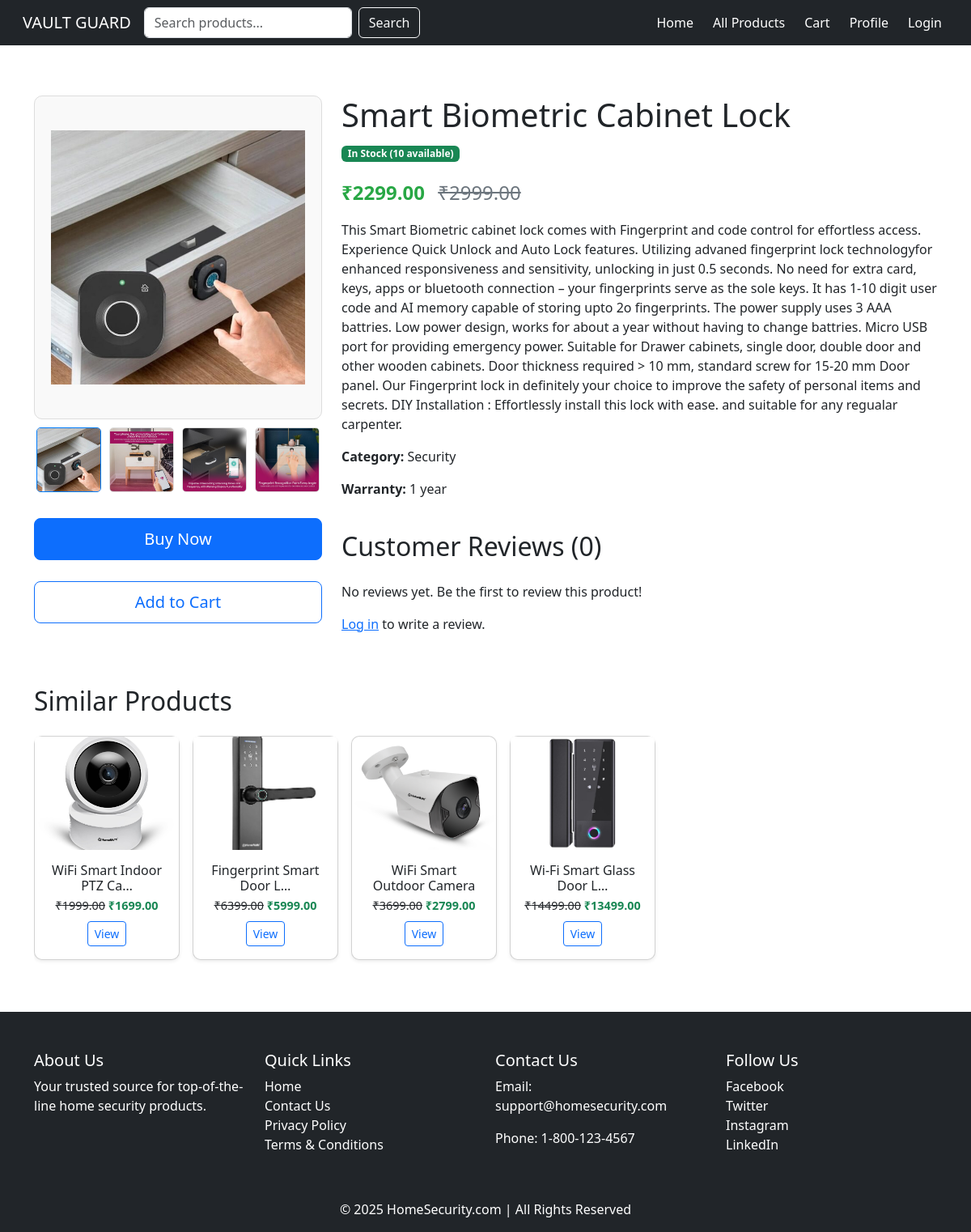
The page /product/31/ on the database its author committed.
### app/models.py (models this page shows, shortened)
class Product(models.Model):
    CATEGORY_CHOICES = [
        ('Lighting', 'Lighting'),
        ('Actuators', 'Actuators'),
        ('Touch Switches', 'Touch Switches'),
        ('Security', 'Security'),
    ]
    name = models.CharField(max_length=255)
    price = models.FloatField()
    offerprice = models.FloatField(blank=True, null=True)
    description = models.TextField()
    category = models.CharField(max_length=50, choices=CATEGORY_CHOICES)
    warranty = models.CharField(max_length=100, blank=True, null=True)
    stock = models.IntegerField()
    image = models.ImageField(upload_to='products/')
    additional_image1 = models.ImageField(upload_to='products/', blank=True, null=True)
    additional_image2 = models.ImageField(upload_to='products/', blank=True, null=True)
    additional_image3 = models.ImageField(upload_to='products/', blank=True, null=True)
    rating = models.FloatField(default=0)
    vector_data = models.TextField(blank=True, null=True)

### app/views.py (the view, shortened to what this page needs)
# urls.py: path('product/<int:id>/', views.product, name='product'),
def product(request, id):
    product = get_object_or_404(Product, id=id)
    cart_item_ids = []
    product_reviews = product.reviews_set.all()  # Fetch reviews using reviews_set
    print(f"Reviews for product {product.id}: {product_reviews.count()}")  # Debug
    additional_images = [
        img for img in [product.image, product.additional_image1, product.additional_image2, product.additional_image3] if img
    ]
    similar_products = Product.objects.filter(category=product.category).exclude(id=product.id)
    return render(request, 'product.html', {
        'product': product,
        'cart_item_ids': cart_item_ids,
        'additional_images': additional_images,
        'similar_products': similar_products,
        'reviews': product_reviews,  # Pass reviews as product_reviews
    })

### templates/product.html (shortened to what this page needs)
{% load static %}
<!DOCTYPE html>
<html lang="en">
<head>
    <link rel="stylesheet" href="{% static 'css/product.css' %}">
    <link href="https://cdn.jsdelivr.net/npm/bootstrap@5.3.0/dist/css/bootstrap.min.css" rel="stylesheet">
    <link rel="stylesheet" href="https://cdnjs.cloudflare.com/ajax/libs/font-awesome/6.4.0/css/all.min.css">
</head>
<body>
    <header class="navbar navbar-expand-lg navbar-dark bg-dark px-3 fixed-top">
        <div class="container-fluid">
            <a class="navbar-brand" href="{% url 'index' %}">VAULT GUARD</a>
            <div class="collapse navbar-collapse justify-content-between" id="navbarNav">
                <form class="d-flex me-auto" method="GET" action="{% url 'search_results' %}">
                    <input class="form-control me-2" type="text" name="q" placeholder="Search products..." required>
                    <button class="btn btn-outline-light" type="submit">Search</button>
                </form>
                <ul class="navbar-nav ms-3 gap-2">
                    <li class="nav-item"><a class="nav-link text-white" href="{% url 'index' %}">Home</a></li>
                    <li class="nav-item"><a class="nav-link text-white" href="{% url 'product_list' %}">All Products</a>
                    </li>
                    <li class="nav-item"><a class="nav-link text-white" href="{% url 'cart_view' %}">Cart</a></li>
                    <li class="nav-item"><a class="nav-link text-white" href="{% url 'profile' %}">Profile</a></li>
                    {% if user.is_authenticated %}
                    <li class="nav-item"><a class="nav-link text-white" href="{% url 'logout' %}">Logout</a></li>
                    {% else %}
                    <li class="nav-item"><a class="nav-link text-white" href="{% url 'login' %}">Login</a></li>
                    {% endif %}
                </ul>
            </div>
        </div>
    </header>
    <main class="container my-5">
        <div class="row">
            <div class="col-lg-4">
                <div class="product-image-box">
                    <img id="main-image"
                        src="{% if product.image %}{{ product.image.url }}{% else %}{% static 'images/placeholder.jpg' %}{% endif %}"
                        alt="{{ product.name|escape }}">
                </div>
                <div class="thumbnail-gallery">
                    {% for image in additional_images %}
                    <img src="{{ image.url }}" alt="{{ product.name|escape }} thumbnail"
                        onclick="changeImage('{{ image.url }}')" class="{% if forloop.first %}active{% endif %}">
                    {% endfor %}
                </div>
                <div class="buttons mt-4">
                    {% if product.stock > 0 %}
                    <form method="POST" action="{% url 'buy_now' product.id %}" class="mb-2">
                        <button type="submit" class="btn btn-primary btn-lg w-100 mt-2">Buy Now</button>
                    </form>
                    {% if product.id not in cart_item_ids %}
                    <form method="POST" action="{% url 'add_to_cart' product.id %}" class="mt-2">
                        <button type="submit" class="btn btn-outline-primary btn-lg w-100 mt-2">Add to Cart</button>
                    </form>
                    {% else %}
                    <a href="{% url 'cart_view' %}" class="btn btn-outline-primary btn-lg mt-2">Go to Cart</a>
                    {% endif %}
                    {% else %}
                    <button class="btn btn-secondary btn-lg" disabled>Out of Stock</button>
                    {% endif %}
                </div>
            </div>
            <div class="col-lg-8">
                <h1>{{ product.name|escape }}</h1>
                <div class="stock-status">
                    {% if product.stock > 0 %}
                    {% if product.stock <= 5 %} <span class="badge bg-warning low-stock">Low Stock ({{ product.stock }}
                        available)</span>
                        {% else %}
                        <span class="badge bg-success">In Stock ({{ product.stock }} available)</span>
                        {% endif %}
                        {% else %}
                        <span class="badge bg-danger">Out of Stock</span>
                        {% endif %}
                </div>
                <div class="price">
                    {% if product.offerprice %}
                    <span class="offer-price">₹{{ product.offerprice|floatformat:2 }}</span>
                    <span class="original-price">₹{{ product.price|floatformat:2 }}</span>
                    {% else %}
                    <span class="offer-price">₹{{ product.price|floatformat:2 }}</span>
                    {% endif %}
                </div>
                <p class="mt-3">{{ product.description|escape }}</p>
                <p><strong>Category:</strong> {{ product.category|escape }}</p>
                {% if product.warranty %}
                <p><strong>Warranty:</strong> {{ product.warranty|escape }}</p>
                {% endif %}
                <section class="reviews-section">
                    <h2 class="mb-4">Customer Reviews ({{ reviews.count }})</h2>
                    {% if reviews %}
                    {% for review in reviews %}
                    <div class="review-item">
                        <p>
                            <strong>{{ review.uname.user.username|escape }}</strong>
                            <span class="review-rating" aria-label="Rating: {{ review.rating }} out of 5 stars">
                                {% for i in "12345" %}
                                {% if forloop.counter <= review.rating %} <i class="fa fa-star" aria-hidden="true"></i>
                                    {% else %}
                                    <i class="fa fa-star-o" aria-hidden="true"></i>
                                    {% endif %}
                                    {% endfor %}
                            </span>
                        </p>
                        <p>{{ review.description|escape }}</p>
                    </div>
                    {% endfor %}
                    {% else %}
                    <p>No reviews yet. Be the first to review this product!</p>
                    {% endif %}
                    {% if user.is_authenticated %}
                    {% if user_has_reviewed %}
                    <p class="text-muted">You have already reviewed this product.</p>
                    {% else %}
                    <div class="review-form">
                        <h3>Write a Review</h3>
                        {% if messages %}
                        {% for message in messages %}
                        {% if 'review' in message.tags %}
                        <div class="message message-{{ message.tags }}"> {{ message }}</div>
                        {% endif %}
                        {% endfor %}
                        {% endif %}
                        <form method="POST" action="{% url 'product' product.id %}">
                            {% csrf_token %}
                            <div class="mb-3">
                                <label for="rating" class="form-label">Rating</label>
                                <div class="star-rating">
                                    {% for i in "54321" %}
                                    <input type="radio" id="star{{ i }}" name="rating" value="{{ i }}" required>
                                    <label for="star{{ i }}" class="fa fa-star" aria-hidden="true"></label>
                                    {% endfor %}
                                </div>
                            </div>
                            <div class="mb-3">
                                <label for="description" class="form-label">Review</label>
                                <textarea name="description" id="description" class="form-control" rows="4"
                                    required></textarea>
                            </div>
                            <button type="submit" class="btn btn-primary">Submit Review</button>
                        </form>
                    </div>
                    {% endif %}
                    {% else %}
                    <p><a href="{% url 'login' %}">Log in</a> to write a review.</p>
                    {% endif %}
                </section>
            </div>
        </div>
        <section class="similar-products mt-5">
            <h2 class="mb-4">Similar Products</h2>
            <div class="d-flex overflow-auto gap-3 pb-3">
                {% for item in similar_products %}
                <div class="card shadow-sm" style="min-width: 180px; max-width: 180px;">
                    <img src="{% if item.image %}{{ item.image.url }}{% else %}{% static 'images/placeholder.jpg' %}{% endif %}"
                        class="card-img-top" style="height: 140px; object-fit: cover;" alt="{{ item.name|escape }}">
                    <div class="card-body">
                        <h6 class="card-title mb-1">{{ item.name|truncatechars:25|escape }}</h6>
                        <p class="card-text mb-2" style="font-size: 0.9rem;">
                            {% if item.offerprice %}
                            <del>₹{{ item.price|floatformat:2 }}</del>
                            <span class="fw-bold text-success">₹{{ item.offerprice|floatformat:2 }}</span>
                            {% else %}
                            <span class="fw-bold text-success">₹{{ item.price|floatformat:2 }}</span>
                            {% endif %}
                        </p>
                        <a href="{% url 'product' item.id %}" class="btn btn-sm btn-outline-primary">View</a>
                    </div>
                </div>
                {% endfor %}
            </div>
        </section>
    </main>
    <footer class="bg-dark text-white pt-5 pb-3 mt-auto">
        <div class="container">
            <div class="row">
                <div class="col-md-3 mb-3">
                    <h5>About Us</h5>
                    <p>Your trusted source for top-of-the-line home security products.</p>
                </div>
                <div class="col-md-3 mb-3">
                    <h5>Quick Links</h5>
                    <ul class="list-unstyled">
                        <li><a href="{% url 'index' %}" class="text-white text-decoration-none">Home</a></li>
                        <li><a href="{% url 'contact' %}" class="text-white text-decoration-none">Contact Us</a></li>
                        <li><a href="{% url 'privacy' %}" class="text-white text-decoration-none">Privacy Policy</a>
                        </li>
                        <li><a href="{% url 'terms' %}" class="text-white text-decoration-none">Terms & Conditions</a>
                        </li>
                    </ul>
                </div>
                <div class="col-md-3 mb-3">
                    <h5>Contact Us</h5>
                    <p>Email: <a href="mailto:support@homesecurity.com"
                            class="text-white text-decoration-none">support@homesecurity.com</a></p>
                    <p>Phone: <a href="tel:1-800-123-4567" class="text-white text-decoration-none">1-800-123-4567</a>
                    </p>
                </div>
                <div class="col-md-3 mb-3">
                    <h5>Follow Us</h5>
                    <ul class="list-unstyled">
                        <li><a href="https://facebook.com/homesecurity" class="text-white text-decoration-none"
                                target="_blank">Facebook</a></li>
                        <li><a href="https://twitter.com/homesecurity" class="text-white text-decoration-none"
                                target="_blank">Twitter</a></li>
                        <li><a href="https://instagram.com/homesecurity" class="text-white text-decoration-none"
                                target="_blank">Instagram</a></li>
                        <li><a href="https://linkedin.com/company/homesecurity" class="text-white text-decoration-none"
                                target="_blank">LinkedIn</a></li>
                    </ul>
                </div>
            </div>
            <div class="text-center mt-4">
                <p class="mb-0">© 2025 HomeSecurity.com | All Rights Reserved</p>
            </div>
        </div>
    </footer>
</body>
</html>

### templates/product.html (style rules this page uses)
body { padding-top: 70px; min-height: 100vh; display: flex; flex-direction: column; }
main { flex: 1; }
.product-image-box { border: 1px solid #ddd; padding: 20px; background-color: #f9f9f9; text-align: center; border-radius: 10px; height: 400px; display: flex; justify-content: center; align-items: center; }
.product-image-box img { max-width: 100%; max-height: 100%; object-fit: contain; }
.thumbnail-gallery { display: flex; gap: 10px; margin-top: 10px; justify-content: center; flex-wrap: wrap; }
.thumbnail-gallery img { width: 80px; height: 80px; object-fit: cover; border: 1px solid #ddd; border-radius: 5px; cursor: pointer; transition: border-color 0.3s; }
.thumbnail-gallery img.active { border-color: #007bff; }
.price { font-size: 1.5rem; margin-top: 20px; }
.offer-price { color: #28a745; font-weight: bold; }
.original-price { text-decoration: line-through; color: #6c757d; margin-left: 10px; }
.buttons .btn { width: 100%; padding: 10px; margin-bottom: 10px; }
.stock-status { margin-top: 10px; font-size: 1rem; }
.similar-products .card { border-radius: 10px; transition: transform 0.3s; }
.similar-products .card-body { text-align: center; }
.reviews-section { margin-top: 40px; }

### rows shown on the page
Product: image (picture), name "Smart Biometric Cabinet Lock", stock "10", offerprice "2299.00", price "2999.00", description "This Smart Biometric cabinet lock comes with Fingerprint and code control for effortless access. Experience Quick Unlock and Auto Lock features. Utilizing advaned fingerprint lock technologyfor enhanced responsiveness and sensitivity, unlocking in just 0.5 seconds. No need for extra card, keys, apps or bluetooth connection – your fingerprints serve as the sole keys. It has 1-10 digit user code and AI memory capable of storing upto 2o fingerprints. The power supply uses 3 AAA battries. Low power design, works for about a year without having to change battries. Micro USB port for providing emergency power. Suitable for Drawer cabinets, single door, double door and other wooden cabinets. Door…", category "Security", warranty "1 year"
Product: image (picture), name "WiFi Smart Indoor PTZ Ca…", price "1999.00", offerprice "1699.00"
Product: image (picture), name "Fingerprint Smart Door L…", price "6399.00", offerprice "5999.00"
Product: image (picture), name "WiFi Smart Outdoor Camera", price "3699.00", offerprice "2799.00"
Product: image (picture), name "Wi-Fi Smart Glass Door L…", price "14499.00", offerprice "13499.00"

### other values the page prints
{{ reviews.count }} "0"
